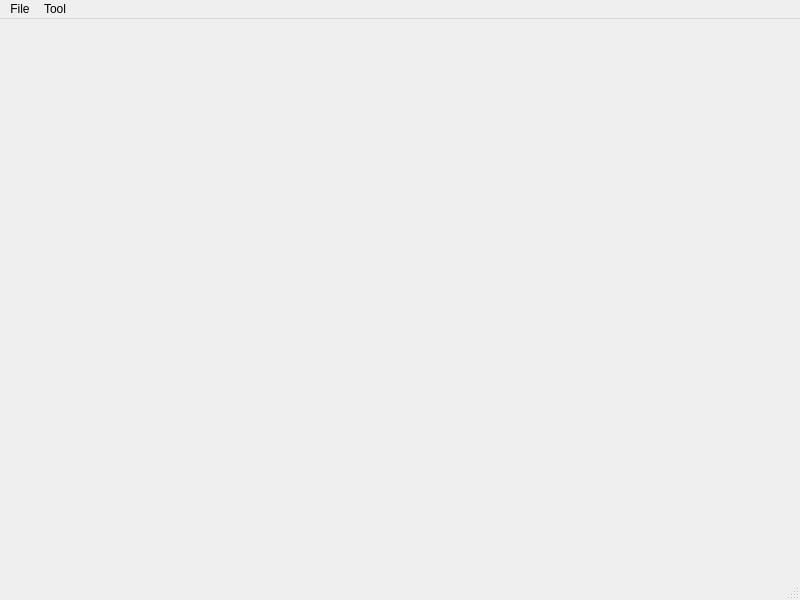
<?xml version="1.0" encoding="UTF-8"?>
<ui version="4.0">
 <class>MainWindow</class>
 <widget class="QMainWindow" name="MainWindow">
  <property name="geometry">
   <rect>
    <x>0</x>
    <y>0</y>
    <width>800</width>
    <height>600</height>
   </rect>
  </property>
  <property name="windowTitle">
   <string>MainWindow</string>
  </property>
  <widget class="QWidget" name="centralwidget"/>
  <widget class="QMenuBar" name="menubar">
   <property name="geometry">
    <rect>
     <x>0</x>
     <y>0</y>
     <width>800</width>
     <height>26</height>
    </rect>
   </property>
   <widget class="QMenu" name="menuFile">
    <property name="title">
     <string>File</string>
    </property>
    <addaction name="actionOpen_PointCloud"/>
    <addaction name="actionConvert_PointCloud"/>
   </widget>
   <widget class="QMenu" name="menuTool">
    <property name="title">
     <string>Tool</string>
    </property>
    <addaction name="actionDebug_Tool"/>
   </widget>
   <addaction name="menuFile"/>
   <addaction name="menuTool"/>
  </widget>
  <widget class="QStatusBar" name="statusbar"/>
  <action name="actionOpen_PointCloud">
   <property name="text">
    <string>Open PointCloud</string>
   </property>
  </action>
  <action name="actionConvert_PointCloud">
   <property name="text">
    <string>Convert PointCloud</string>
   </property>
  </action>
  <action name="actionDebug_Tool">
   <property name="text">
    <string>Debug Tool</string>
   </property>
  </action>
 </widget>
 <resources/>
 <connections/>
</ui>
